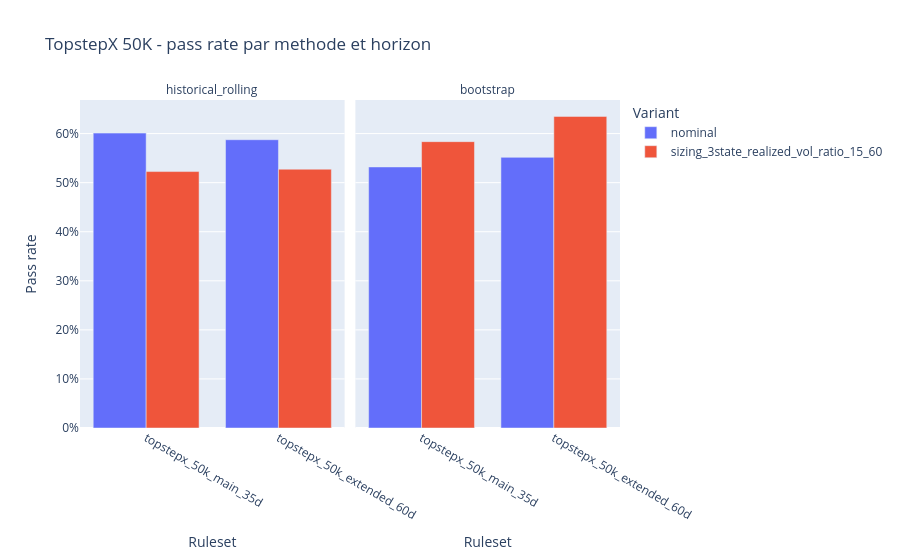

The notebook cell this image was saved under:
### Markdown cell above
## 7. Lecture TopstepX 50K

Le notebook recharge la campagne Topstep ciblée déjà faite dans le repo:

- Starting balance: `50,000`
- Profit target: `+3,000`
- Trailing Maximum Loss Limit: `2,000`
- Consistency target: meilleur jour gagnant strictement `< 50%` des profits au moment du pass

Le point à retenir ici est la hiérarchie **nominal vs sizing_3state** dans ce ruleset précis.

### Code cell
topstep_display = topstep_tidy.loc[
    topstep_tidy["ruleset_name"].isin(TOPSTEP_RULESETS),
    [
        "method",
        "ruleset_name",
        "variant_name",
        "pass_rate",
        "fail_rate",
        "expire_rate",
        "median_days_to_pass",
        "median_days_to_fail",
        "trailing_mll_breach_rate",
        "economic_target_without_immediate_validation_rate",
        "delayed_pass_after_inconsistency_rate",
        "failed_after_economic_target_rate",
    ],
].copy()

for col in [
    "pass_rate",
    "fail_rate",
    "expire_rate",
    "trailing_mll_breach_rate",
    "economic_target_without_immediate_validation_rate",
    "delayed_pass_after_inconsistency_rate",
    "failed_after_economic_target_rate",
]:
    topstep_display[col] = (topstep_display[col] * 100.0).round(2)

display(Markdown("### Topstep summary tidy"))
display(topstep_display.sort_values(["method", "ruleset_name", "variant_name"]))

display(Markdown("### Table de comparaison nominal vs sizing_3state"))
display(topstep_comparison)

consistency_active = bool(topstep_tidy["economic_target_without_immediate_validation_rate"].fillna(0.0).max() > 0.0)
display(Markdown(f"**Consistency active dans l'echantillon:** `{consistency_active}`"))

fig = px.bar(
    topstep_tidy,
    x="ruleset_name",
    y="pass_rate",
    color="variant_name",
    barmode="group",
    facet_col="method",
    title="TopstepX 50K - pass rate par methode et horizon",
    labels={"pass_rate": "Pass rate", "ruleset_name": "Ruleset", "variant_name": "Variant"},
)
fig.update_yaxes(tickformat=".0%")
fig.for_each_annotation(lambda ann: ann.update(text=ann.text.replace("method=", "")))
fig.show()

### Figure 1 — Plotly figure (JSON) as saved in the notebook; plotly's stock layout.template omitted (floating-point values rounded to 4 significant figures)
{"data": [{"alignmentgroup": "True", "hovertemplate": "Variant=nominal<br>method=historical_rolling<br>Ruleset=%{x}<br>Pass rate=%{y}<extra></extra>", "legendgroup": "nominal", "marker": {"color": "#636efa", "pattern": {"shape": ""}}, "name": "nominal", "offsetgroup": "nominal", "orientation": "v", "showlegend": true, "textposition": "auto", "type": "bar", "x": ["topstepx_50k_main_35d", "topstepx_50k_extended_60d"], "xaxis": "x", "y": [0.601, 0.5875], "yaxis": "y"}, {"alignmentgroup": "True", "hovertemplate": "Variant=nominal<br>method=bootstrap<br>Ruleset=%{x}<br>Pass rate=%{y}<extra></extra>", "legendgroup": "nominal", "marker": {"color": "#636efa", "pattern": {"shape": ""}}, "name": "nominal", "offsetgroup": "nominal", "orientation": "v", "showlegend": false, "textposition": "auto", "type": "bar", "x": ["topstepx_50k_main_35d", "topstepx_50k_extended_60d"], "xaxis": "x2", "y": [0.532, 0.5515], "yaxis": "y2"}, {"alignmentgroup": "True", "hovertemplate": "Variant=sizing_3state_realized_vol_ratio_15_60<br>method=historical_rolling<br>Ruleset=%{x}<br>Pass rate=%{y}<extra></extra>", "legendgroup": "sizing_3state_realized_vol_ratio_15_60", "marker": {"color": "#EF553B", "pattern": {"shape": ""}}, "name": "sizing_3state_realized_vol_ratio_15_60", "offsetgroup": "sizing_3state_realized_vol_ratio_15_60", "orientation": "v", "showlegend": true, "textposition": "auto", "type": "bar", "x": ["topstepx_50k_main_35d", "topstepx_50k_extended_60d"], "xaxis": "x", "y": [0.5226, 0.5274], "yaxis": "y"}, {"alignmentgroup": "True", "hovertemplate": "Variant=sizing_3state_realized_vol_ratio_15_60<br>method=bootstrap<br>Ruleset=%{x}<br>Pass rate=%{y}<extra></extra>", "legendgroup": "sizing_3state_realized_vol_ratio_15_60", "marker": {"color": "#EF553B", "pattern": {"shape": ""}}, "name": "sizing_3state_realized_vol_ratio_15_60", "offsetgroup": "sizing_3state_realized_vol_ratio_15_60", "orientation": "v", "showlegend": false, "textposition": "auto", "type": "bar", "x": ["topstepx_50k_main_35d", "topstepx_50k_extended_60d"], "xaxis": "x2", "y": [0.5835, 0.635], "yaxis": "y2"}], "layout": {"annotations": [{"font": {}, "showarrow": false, "text": "historical_rolling", "x": 0.245, "xanchor": "center", "xref": "paper", "y": 1, "yanchor": "bottom", "yref": "paper"}, {"font": {}, "showarrow": false, "text": "bootstrap", "x": 0.755, "xanchor": "center", "xref": "paper", "y": 1, "yanchor": "bottom", "yref": "paper"}], "barmode": "group", "legend": {"title": {"text": "Variant"}, "tracegroupgap": 0}, "title": {"text": "TopstepX 50K - pass rate par methode et horizon"}, "xaxis": {"anchor": "y", "domain": [0, 0.49], "title": {"text": "Ruleset"}}, "xaxis2": {"anchor": "y2", "domain": [0.51, 1], "matches": "x", "title": {"text": "Ruleset"}}, "yaxis": {"anchor": "x", "domain": [0, 1], "tickformat": ".0%", "title": {"text": "Pass rate"}}, "yaxis2": {"anchor": "x2", "domain": [0, 1], "matches": "y", "showticklabels": false, "tickformat": ".0%"}}}
